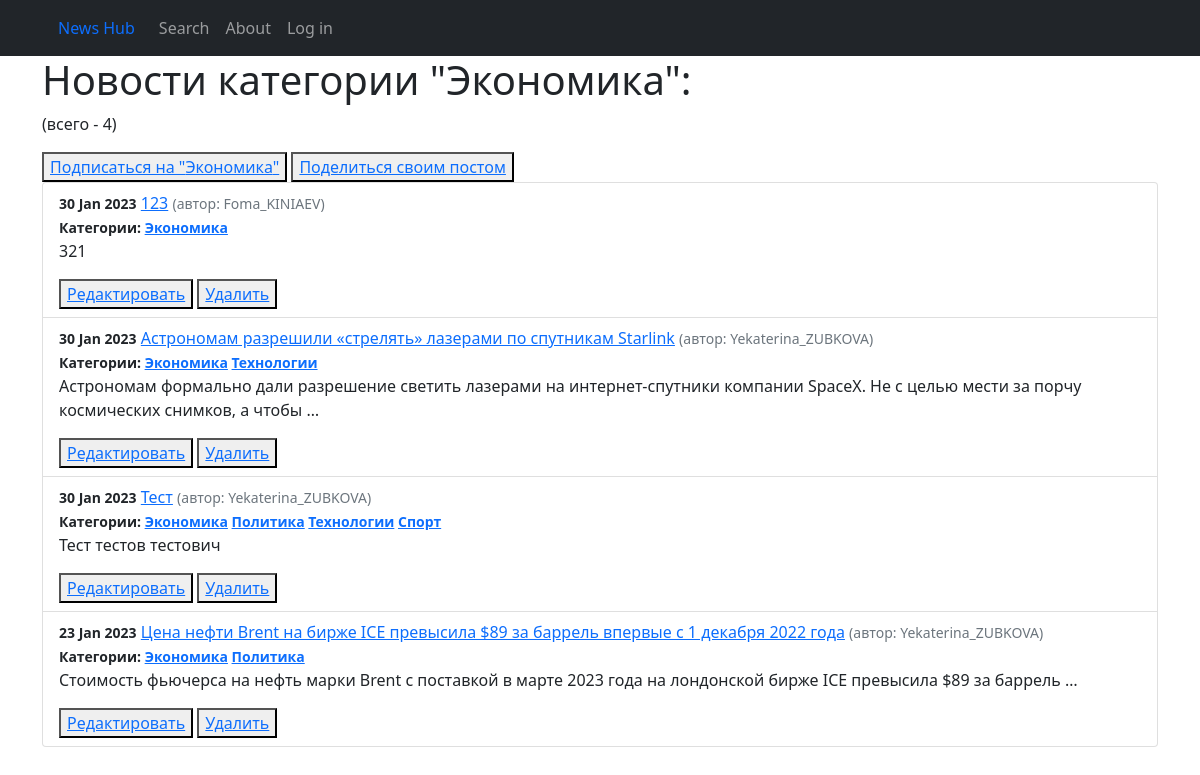
Page /categories/1 on the earlier database version.
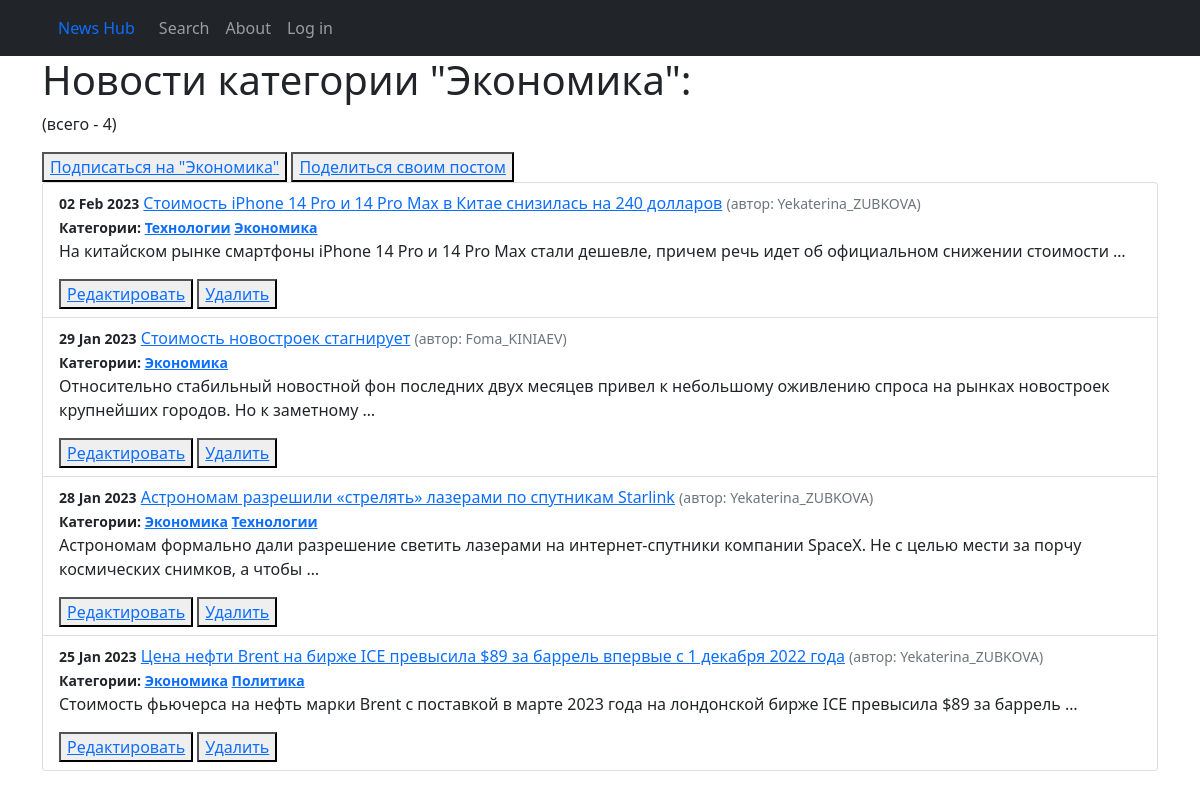
Same page on the later database version.
### news/models.py (models this page shows, shortened)
class Post(models.Model):
    author = models.ForeignKey(Author, on_delete=models.CASCADE)
    type = models.CharField(max_length=1, choices=POST_TYPES)
    creation_date = models.DateTimeField(auto_now_add=True)
    category = models.ManyToManyField(Category, through='PostCategory')
    title = models.CharField(max_length=255)
    text = models.TextField()
    _rating = models.IntegerField(default=0, db_column='rating')

class Author(models.Model):
    user = models.OneToOneField(User, on_delete=models.CASCADE)
    _rating = models.IntegerField(default=0)
    def __str__(self):
        return f'{self.user}'

class Category(models.Model):
    theme = models.CharField(max_length=50, unique=True)
    subscribers = models.ManyToManyField(User, related_name='categories')
    def __str__(self):
        return f'{self.theme}'

### news/views.py (the view)
# urls.py: path('categories/<int:pk>', CategoryPostsList.as_view(), name='category_list'),
class CategoryPostsList(ListView):
    model = Post
    template_name = 'category_list.html'
    context_object_name = 'category_post_list'
    def get_queryset(self):
        self.category = get_object_or_404(Category, id=self.kwargs['pk'])
        queryset = Post.objects.filter(category=self.category).order_by('-_rating', '-creation_date')
        return queryset
    def get_context_data(self, **kwargs):
        context = super().get_context_data()
        context['is_not_subscribed'] = self.request.user not in self.category.subscribers.all()
        context['category'] = self.category
        return context

### templates/category_list.html (shortened to what this page needs)
{% extends 'flatpages/default.html' %}
{% load custom_filters %}
{% block content %}
    <h1>Новости категории "{{ category }}":</h1>
    <p>(всего - {{ category_post_list|length }})</p>
    {% if is_not_subscribed %}
    <button><a href="{% url 'subscribe' category.id %}">Подписаться на "{{ category }}"</a></button>
    {% else %}
    <p>Вы подписаны на данную категорию новостей.</p>
    {% endif %}
    <button><a href="{% url 'post_add' %}">Поделиться своим постом</a></button>
    <ul class="list-group list-group-flash">
        {% for post in category_post_list %}
            <li class="list-group-item">
                <small class="fw-bold">{{ post.creation_date|date:"d M Y" }}</small>
                <a href="../{{post.id}}">{{ post.title }}</a>
                <small class="text-muted">(автор: {{ post.author }})</small><br>
                <small class="fw-bold">Категории:
                    {% for category in post.category.all %}
                        <a href="{% url 'category_list' category.id %}">{{ category }}</a>
                    {% endfor %}
                </small>
                <p>{{ post.text|truncatewords:20 }}</p>
                <button><a href="{% url 'post_edit' post.id %}">Редактировать</a></button>
                <button><a href="{% url 'post_delete' post.id %}">Удалить</a></button>
            </li>
        {% endfor %}
    </ul>
{% endblock content %}

Differences in the rows shown:
no longer on this page (row edited): Post: creation_date "30 Jan 2023", title "Тест", author "Yekaterina_ZUBKOVA", text "Тест тестов тестович", Category (theme "Экономика"), Category (theme "Политика"), Category (theme "Технологии")
no longer on this page (row unchanged): Category: theme "Спорт", shown under "30 Jan 2023"
now on this page (row edited): Post: creation_date "02 Feb 2023", title "Стоимость iPhone 14 Pro и 14 Pro Max в Китае снизилась на 240 долларов", author "Yekaterina_ZUBKOVA", text "На китайском рынке смартфоны iPhone 14 Pro и 14 Pro Max стали дешевле, причем речь идет об официальном снижении стоимости …", Category (theme "Технологии"), Category (theme "Экономика")
changed Post "Foma_KINIAEV": creation_date "30 Jan 2023" → "29 Jan 2023"; title "123" → "Стоимость новостроек стагнирует"; text "321" → "Относительно стабильный новостной фон последних двух месяцев привел к небольшому оживлению спроса на рынках новостроек крупнейших городов. Но к заметному …"
changed Post "Астрономам разрешили «стрелять» лазерами по спутникам Starlink": creation_date "30 Jan 2023" → "28 Jan 2023"
changed Post: creation_date "23 Jan 2023" → "25 Jan 2023"
